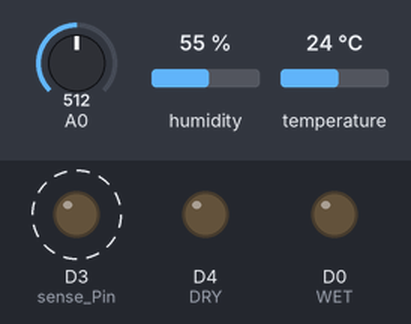
Bench run of a sketch on a simulated ESP8266 (NodeMCU). Shown: output pins drawn as LEDs (lit = HIGH). Dashed ring = blinking. The inputs (shaded band) are chosen by the test bench; at power-on: A0 = 512, humidity 55 %, temperature 24 °C. WiFi joins after 1.5 s; servers stay silent unless stated; what the sketch prints to the serial monitor is not drawn.

Above: at 4.7 s.
4.8 s: A0 set to 488
At 6.3 s:
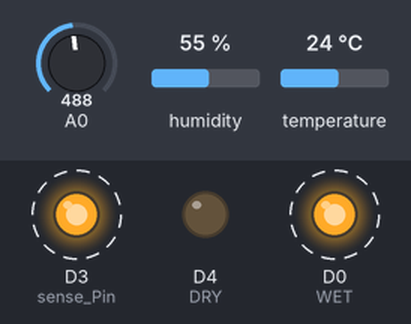
11.3 s: A0 set to 511
At 12.7 s:
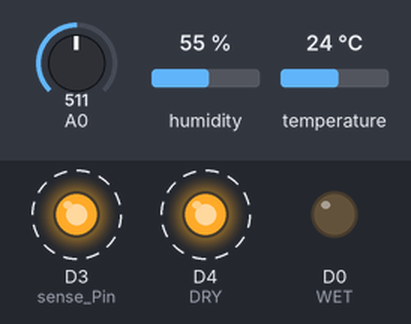
17.8 s: A0 set to 306
At 19.8 s:
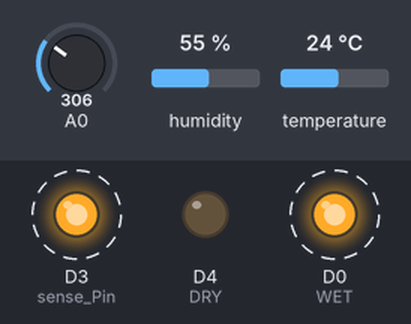
Timing chart, 0 to 30.3 s (numbered marks = the images above; inputs shaded):
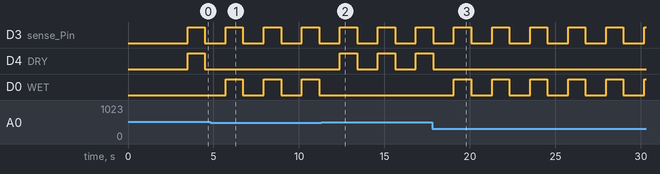

The sketch:

SoilMoisture_nodemcu.ino
```cpp
#include "ESP8266WiFi.h"
#include "ThingSpeak.h"
#include "DHT.h"
#define relay 7
// WiFi parameters to be configured
String apiKey = "YOUR API";
const char *ssid =  "WIFI NAME";
const char *pass =  "PASSWORD";
const char* server = "api.thingspeak.com";
int WET= 16; // Wet Indicator at Digital pin D0
int DRY= 2;  // Dry Indicator at Digital pin D4
int sense_Pin = 0; // sensor input at Analog pin A0
int value = 0;
DHT dht(D2, DHT11);
unsigned long myChannelid="CHANNEL ID";
WiFiClient client;

void setup() {
   Serial.begin(9600);
   pinMode(WET, OUTPUT);
   pinMode(DRY, OUTPUT);
   pinMode(sense_Pin,OUTPUT);
   delay(2000);
  dht.begin();
  // Connect to WiFi
  WiFi.begin(ssid, pass);
  ThingSpeak.begin(client);
  // while wifi not connected yet, print '.'
  // then after it connected, get out of the loop
  while (WiFi.status() != WL_CONNECTED) {
     delay(500);
     Serial.print(".");
  }
  //print a new line, then print WiFi connected and the IP address
  Serial.println("");
  Serial.println("WiFi connected");
}

void loop() {
  digitalWrite(sense_Pin, HIGH);
   Serial.print("MOISTURE LEVEL : ");
   value= analogRead(sense_Pin);
//   Serial.println(value);
   value= value/10;
   Serial.println(value);
   //sendVal(value);

        if(value<50)
        {
            digitalWrite(WET, HIGH);
            digitalWrite(relay,LOW);
        }
       else
       {
           digitalWrite(DRY,HIGH);
           digitalWrite(relay,HIGH);
       }

       delay(1000);
       digitalWrite(WET,LOW);
       digitalWrite(sense_Pin, LOW);   // Turn the sensor OFF
       digitalWrite(DRY, LOW);
        float h = dht.readHumidity();
  float t = dht.readTemperature();

  if (isnan(h) || isnan(t)) {
    Serial.println("Failed to read from DHT sensor!");
    return;
  }

  if (client.connect(server, 80)) {
    String postStr = apiKey;
    postStr +="&field1=";
    postStr += String(value);
    postStr += "&field2=";
    postStr += String(t);
    postStr += "&field3=";
    postStr += String(h);
    postStr += "\r\n\r\n";

    client.print("POST /update HTTP/1.1\n");
    client.print("Host: api.thingspeak.com\n");
    client.print("Connection: close\n");
    client.print("X-THINGSPEAKAPIKEY: " + apiKey + "\n");
    client.print("Content-Type: application/x-www-form-urlencoded\n");
    client.print("Content-Length: ");
    client.print(postStr.length());
    client.print("\n\n");
    client.print(postStr);

    Serial.print("Temperature: ");
    Serial.print(t);
    Serial.print("\t");
    Serial.print("Humidity: ");
    Serial.println(h);

  }
  client.stop();
  delay(1000);
}
```

Measured:
- the behaviour switches between 500 and 499 on A0 (found by bisection; images 0 and 1)
- after the input at 4.8 s, D4 (DRY): stops changing and stays LOW; D0 (WET): alternates HIGH for 1.0 s and LOW for 1.2 s, starting after 0.93 s
- after the input at 11.3 s, D4 (DRY): alternates HIGH for 1.0 s and LOW for 1.2 s, starting after 1.1 s; D0 (WET): stops changing and stays LOW
- after the input at 17.8 s, D4 (DRY): goes on until 17.8 s, then stays LOW; D0 (WET): alternates HIGH for 1.0 s and LOW for 1.2 s, starting after 1.3 s
- by itself, D3 (sense_Pin): alternates HIGH for 1.0 s and LOW for 1.2 s
